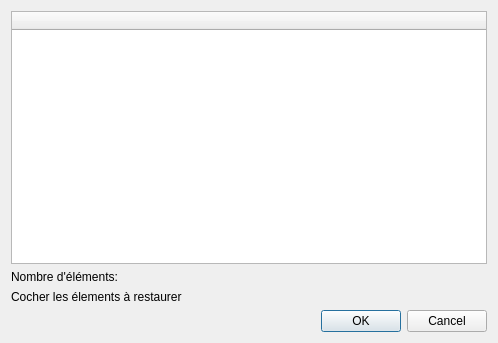
<?xml version="1.0" encoding="UTF-8"?>
<ui version="4.0">
 <class>Dialog</class>
 <widget class="QDialog" name="Dialog">
  <property name="windowModality">
   <enum>Qt::ApplicationModal</enum>
  </property>
  <property name="geometry">
   <rect>
    <x>0</x>
    <y>0</y>
    <width>498</width>
    <height>343</height>
   </rect>
  </property>
  <property name="windowTitle">
   <string>Dialog</string>
  </property>
  <property name="modal">
   <bool>true</bool>
  </property>
  <layout class="QVBoxLayout" name="verticalLayout">
   <item>
    <widget class="QTableWidget" name="tableWidget">
     <property name="selectionMode">
      <enum>QAbstractItemView::SingleSelection</enum>
     </property>
     <property name="selectionBehavior">
      <enum>QAbstractItemView::SelectRows</enum>
     </property>
     <attribute name="horizontalHeaderStretchLastSection">
      <bool>true</bool>
     </attribute>
     <column>
      <property name="text">
       <string/>
      </property>
     </column>
    </widget>
   </item>
   <item>
    <widget class="QLabel" name="label">
     <property name="text">
      <string>Nombre d'éléments:</string>
     </property>
    </widget>
   </item>
   <item>
    <widget class="QLabel" name="label_2">
     <property name="text">
      <string>Cocher les élements à restaurer</string>
     </property>
    </widget>
   </item>
   <item>
    <widget class="QDialogButtonBox" name="buttonBox">
     <property name="orientation">
      <enum>Qt::Horizontal</enum>
     </property>
     <property name="standardButtons">
      <set>QDialogButtonBox::Cancel|QDialogButtonBox::Ok</set>
     </property>
    </widget>
   </item>
  </layout>
 </widget>
 <resources/>
 <connections>
  <connection>
   <sender>buttonBox</sender>
   <signal>accepted()</signal>
   <receiver>Dialog</receiver>
   <slot>accept()</slot>
   <hints>
    <hint type="sourcelabel">
     <x>248</x>
     <y>254</y>
    </hint>
    <hint type="destinationlabel">
     <x>157</x>
     <y>274</y>
    </hint>
   </hints>
  </connection>
  <connection>
   <sender>buttonBox</sender>
   <signal>rejected()</signal>
   <receiver>Dialog</receiver>
   <slot>reject()</slot>
   <hints>
    <hint type="sourcelabel">
     <x>316</x>
     <y>260</y>
    </hint>
    <hint type="destinationlabel">
     <x>286</x>
     <y>274</y>
    </hint>
   </hints>
  </connection>
 </connections>
</ui>
